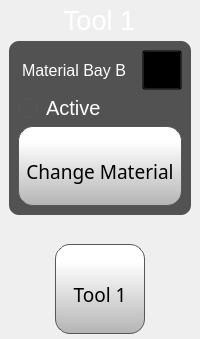
          <widget class="QFrame" name="tool1Frame">
           <property name="styleSheet">
            <string notr="true">QFrame {
    border: none;
    border-radius: 10px;
    background: qlineargradient(
        x1:0, y1:0, x2:1, y2:1,
        stop:0 #1a1a1a,
        stop:1 #101010
    );

}
</string>
           </property>
           <property name="frameShape">
            <enum>QFrame::StyledPanel</enum>
           </property>
           <property name="frameShadow">
            <enum>QFrame::Raised</enum>
           </property>
           <layout class="QVBoxLayout" name="verticalLayout_27" stretch="0,0,0,0">
            <property name="spacing">
             <number>0</number>
            </property>
            <property name="leftMargin">
             <number>5</number>
            </property>
            <property name="topMargin">
             <number>5</number>
            </property>
            <property name="rightMargin">
             <number>5</number>
            </property>
            <property name="bottomMargin">
             <number>5</number>
            </property>
            <item alignment="Qt::AlignHCenter">
             <widget class="QLabel" name="calibrateLabel_7">
              <property name="font">
               <font>
                <family>MS Shell Dlg 2</family>
                <pointsize>20</pointsize>
                <weight>50</weight>
                <bold>false</bold>
               </font>
              </property>
              <property name="styleSheet">
               <string notr="true">color: rgb(255, 255, 255);</string>
              </property>
              <property name="text">
               <string>Tool 1</string>
              </property>
             </widget>
            </item>
            <item>
             <layout class="QHBoxLayout" name="horizontalLayout_2">
              <property name="spacing">
               <number>5</number>
              </property>
              <property name="topMargin">
               <number>5</number>
              </property>
              <item alignment="Qt::AlignHCenter">
               <widget class="QFrame" name="frame_3">
                <property name="styleSheet">
                 <string notr="true">background-color: rgb(82, 82, 82);</string>
                </property>
                <property name="frameShape">
                 <enum>QFrame::StyledPanel</enum>
                </property>
                <property name="frameShadow">
                 <enum>QFrame::Raised</enum>
                </property>
                <layout class="QVBoxLayout" name="verticalLayout_2">
                 <property name="spacing">
                  <number>6</number>
                 </property>
                 <item>
                  <layout class="QHBoxLayout" name="horizontalLayout_7">
                   <item>
                    <widget class="QLabel" name="calibrateLabel_3">
                     <property name="font">
                      <font>
                       <family>MS Shell Dlg 2</family>
                       <pointsize>12</pointsize>
                       <weight>50</weight>
                       <bold>false</bold>
                      </font>
                     </property>
                     <property name="styleSheet">
                      <string notr="true">color: rgb(255, 255, 255);
margin-right:6px;</string>
                     </property>
                     <property name="text">
                      <string>Material Bay B</string>
                     </property>
                     <property name="margin">
                      <number>0</number>
                     </property>
                    </widget>
                   </item>
                   <item>
                    <widget class="QPushButton" name="editTool1MaterialBayX">
                     <property name="sizePolicy">
                      <sizepolicy hsizetype="Expanding" vsizetype="Expanding">
                       <horstretch>0</horstretch>
                       <verstretch>0</verstretch>
                      </sizepolicy>
                     </property>
                     <property name="minimumSize">
                      <size>
                       <width>40</width>
                       <height>40</height>
                      </size>
                     </property>
                     <property name="maximumSize">
                      <size>
                       <width>40</width>
                       <height>40</height>
                      </size>
                     </property>
                     <property name="font">
                      <font>
                       <family>Gotham</family>
                       <pointsize>16</pointsize>
                      </font>
                     </property>
                     <property name="layoutDirection">
                      <enum>Qt::LeftToRight</enum>
                     </property>
                     <property name="styleSheet">
                      <string notr="true">background-color: transparent;</string>
                     </property>
                     <property name="text">
                      <string/>
                     </property>
                     <property name="icon">
                      <iconset resource="../resources/resource.qrc">
                       <normaloff>:/Icons/img/icons/pencil.png</normaloff>:/Icons/img/icons/pencil.png</iconset>
                     </property>
                     <property name="iconSize">
                      <size>
                       <width>15</width>
                       <height>15</height>
                      </size>
                     </property>
                     <property name="checkable">
                      <bool>false</bool>
                     </property>
                     <property name="autoDefault">
                      <bool>false</bool>
                     </property>
                     <property name="default">
                      <bool>false</bool>
                     </property>
                     <property name="flat">
                      <bool>false</bool>
                     </property>
                    </widget>
                   </item>
                  </layout>
                 </item>
                 <item>
                  <widget class="QFrame" name="frame_4">
                   <property name="styleSheet">
                    <string notr="true"/>
                   </property>
                   <property name="frameShape">
                    <enum>QFrame::StyledPanel</enum>
                   </property>
                   <property name="frameShadow">
                    <enum>QFrame::Raised</enum>
                   </property>
                   <layout class="QHBoxLayout" name="horizontalLayout_8" stretch="1,6">
                    <property name="spacing">
                     <number>0</number>
                    </property>
                    <property name="leftMargin">
                     <number>0</number>
                    </property>
                    <property name="topMargin">
                     <number>0</number>
                    </property>
                    <property name="rightMargin">
                     <number>0</number>
                    </property>
                    <property name="bottomMargin">
                     <number>0</number>
                    </property>
                    <item alignment="Qt::AlignLeft">
                     <widget class="QLabel" name="tool11MaterialBayXStateColor">
                      <property name="minimumSize">
                       <size>
                        <width>20</width>
                        <height>20</height>
                       </size>
                      </property>
                      <property name="maximumSize">
                       <size>
                        <width>20</width>
                        <height>20</height>
                       </size>
                      </property>
                      <property name="font">
                       <font>
                        <family>Gotham</family>
                        <pointsize>16</pointsize>
                        <weight>50</weight>
                        <bold>false</bold>
                        <underline>false</underline>
                        <strikeout>false</strikeout>
                       </font>
                      </property>
                      <property name="styleSheet">
                       <string notr="true">     border: 1px solid rgb(87, 87, 87);
	border-radius: 10px;
    background: qlineargradient(
        x1:0, y1:0, x2:0, y2:1,
        stop:0 #52ff56,
        stop:0.3 #2ee937,
        stop:0.6 #1ec12d,
        stop:1 #179226
    );</string>
                      </property>
                      <property name="text">
                       <string/>
                      </property>
                      <property name="alignment">
                       <set>Qt::AlignCenter</set>
                      </property>
                     </widget>
                    </item>
                    <item alignment="Qt::AlignLeft">
                     <widget class="QLabel" name="tool1MaterialBayXStateLabel">
                      <property name="font">
                       <font>
                        <family>MS Shell Dlg 2</family>
                        <pointsize>15</pointsize>
                        <weight>50</weight>
                        <bold>false</bold>
                       </font>
                      </property>
                      <property name="styleSheet">
                       <string notr="true">color: rgb(255, 255, 255);
margin-right:6px;</string>
                      </property>
                      <property name="text">
                       <string>Active</string>
                      </property>
                      <property name="margin">
                       <number>0</number>
                      </property>
                     </widget>
                    </item>
                   </layout>
                  </widget>
                 </item>
                 <item>
                  <widget class="QToolButton" name="changeTool1MaterialBayX">
                   <property name="sizePolicy">
                    <sizepolicy hsizetype="Expanding" vsizetype="Expanding">
                     <horstretch>0</horstretch>
                     <verstretch>0</verstretch>
                    </sizepolicy>
                   </property>
                   <property name="minimumSize">
                    <size>
                     <width>80</width>
                     <height>80</height>
                    </size>
                   </property>
                   <property name="maximumSize">
                    <size>
                     <width>200</width>
                     <height>16777215</height>
                    </size>
                   </property>
                   <property name="font">
                    <font>
                     <family>Gotham</family>
                     <pointsize>14</pointsize>
                    </font>
                   </property>
                   <property name="styleSheet">
                    <string notr="true">QToolButton {

     border: 1px solid rgb(87, 87, 87);
	background-color: qlineargradient(spread:pad, x1:0, y1:1, x2:0, y2:0.188, stop:0 rgba(180, 180, 180, 255), stop:1 rgba(255, 255, 255, 255));
border-radius: 15px;
 padding-top: 10px;

}

QToolButton:pressed {
    background-color: qlineargradient(x1: 0, y1: 0, x2: 0, y2: 1,
                                      stop: 0 #dadbde, stop: 1 #f6f7fa);
}

QToolButton:flat {
    border: none; /* no border for a flat push button */
}

QToolButton:default {
    border-color: navy; /* make the default button prominent */
}

QToolButton:focus {
	outline: none;
}</string>
                   </property>
                   <property name="text">
                    <string>Change Material</string>
                   </property>
                   <property name="icon">
                    <iconset resource="../resources/resource.qrc">
                     <normaloff>:/Icons/img/icons/Spool.png</normaloff>:/Icons/img/icons/Spool.png</iconset>
                   </property>
                   <property name="iconSize">
                    <size>
                     <width>30</width>
                     <height>30</height>
                    </size>
                   </property>
                   <property name="toolButtonStyle">
                    <enum>Qt::ToolButtonTextUnderIcon</enum>
                   </property>
                  </widget>
                 </item>
                </layout>
               </widget>
              </item>
             </layout>
            </item>
            <item alignment="Qt::AlignHCenter">
             <widget class="QLabel" name="tool0FilamentTubeImage_2">
              <property name="sizePolicy">
               <sizepolicy hsizetype="Minimum" vsizetype="Minimum">
                <horstretch>0</horstretch>
                <verstretch>0</verstretch>
               </sizepolicy>
              </property>
              <property name="maximumSize">
               <size>
                <width>200</width>
                <height>60</height>
               </size>
              </property>
              <property name="font">
               <font>
                <family>Gotham</family>
                <pointsize>16</pointsize>
                <weight>50</weight>
                <bold>false</bold>
                <underline>false</underline>
                <strikeout>false</strikeout>
               </font>
              </property>
              <property name="styleSheet">
               <string notr="true">margin-left:50px;
margin-right:50px;</string>
              </property>
              <property name="text">
               <string/>
              </property>
              <property name="pixmap">
               <pixmap resource="../resources/resource.qrc">:/Filament Paths/img/Filament Paths/singleLoaded.png</pixmap>
              </property>
              <property name="scaledContents">
               <bool>true</bool>
              </property>
              <property name="wordWrap">
               <bool>true</bool>
              </property>
              <property name="margin">
               <number>0</number>
              </property>
             </widget>
            </item>
            <item alignment="Qt::AlignHCenter">
             <widget class="QToolButton" name="changeTool1Button">
              <property name="minimumSize">
               <size>
                <width>90</width>
                <height>90</height>
               </size>
              </property>
              <property name="font">
               <font>
                <family>Gotham</family>
                <pointsize>14</pointsize>
               </font>
              </property>
              <property name="styleSheet">
               <string notr="true">QToolButton {

     border: 1px solid rgb(87, 87, 87);
	background-color: qlineargradient(spread:pad, x1:0, y1:1, x2:0, y2:0.188, stop:0 rgba(180, 180, 180, 255), stop:1 rgba(255, 255, 255, 255));
border-radius: 15px;
 padding-top: 10px;


}

QToolButton:pressed {
    background-color: qlineargradient(x1: 0, y1: 0, x2: 0, y2: 1,
                                      stop: 0 #dadbde, stop: 1 #f6f7fa);
}

QToolButton:flat {
    border: none; /* no border for a flat push button */
}

QToolButton:default {
    border-color: navy; /* make the default button prominent */
}

QToolButton:focus {
	outline: none;
}</string>
              </property>
              <property name="text">
               <string>Tool 1</string>
              </property>
              <property name="icon">
               <iconset resource="../resources/resource.qrc">
                <normaloff>:/Icons/img/icons/NozzleSelect.png</normaloff>:/Icons/img/icons/NozzleSelect.png</iconset>
              </property>
              <property name="iconSize">
               <size>
                <width>20</width>
                <height>20</height>
               </size>
              </property>
              <property name="toolButtonStyle">
               <enum>Qt::ToolButtonTextUnderIcon</enum>
              </property>
             </widget>
            </item>
           </layout>
          </widget>
